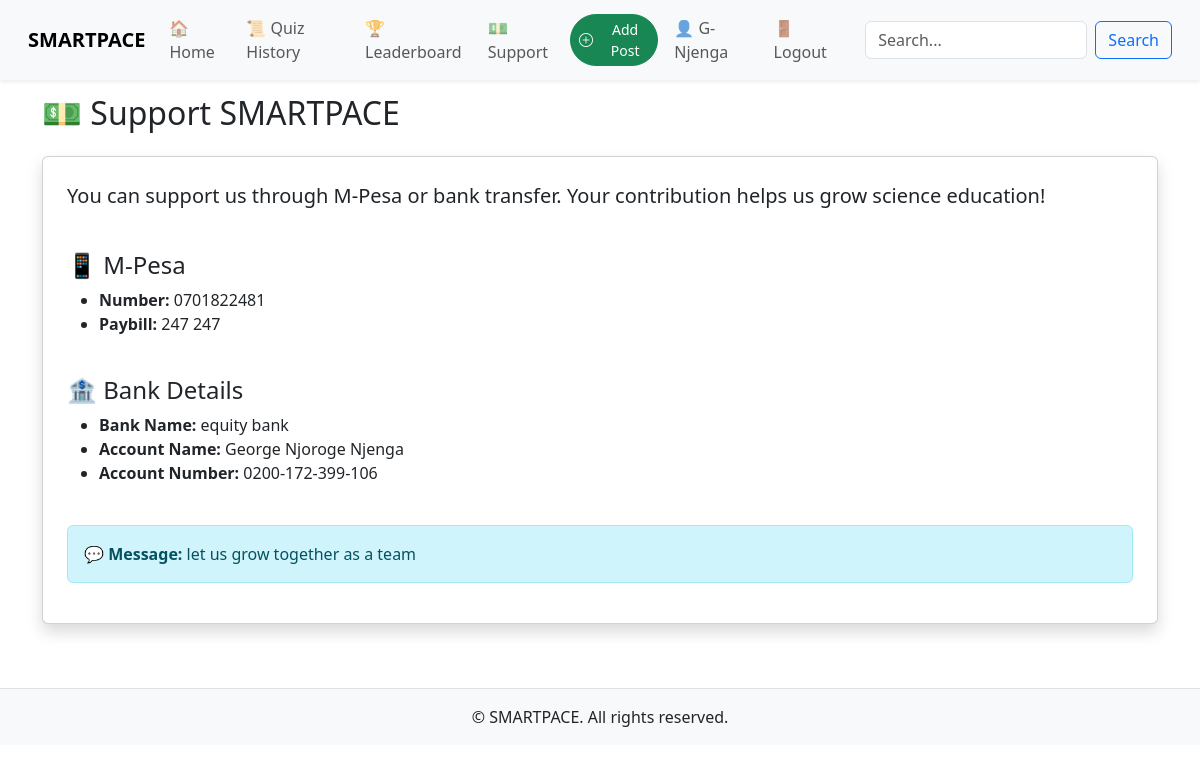
Page /support/ (signed in) on the committed database.
### core/models.py (models this page shows, shortened)
class SupportInfo(models.Model):
    mpesa_number = models.CharField(max_length=20, help_text="e.g. 0712345678")
    paybill_number = models.CharField(max_length=20, blank=True, null=True)
    bank_name = models.CharField(max_length=100)
    account_name = models.CharField(max_length=100)
    account_number = models.CharField(max_length=30)
    message = models.TextField(blank=True, help_text="Optional thank-you or donation message")

### core/views.py (the view)
# urls.py: path('support/', views.support_view, name='support'),
def support_view(request):
    support = SupportInfo.objects.first()
    return render(request, 'core/support.html', {'support': support})

### core/context_processors.py (called while the page is built)
def daily_fact(request):
    today = date.today()
    fact = DailyFact.objects.filter(date=today).first()
    return {'daily_fact': fact}

### core/templates/core/support.html
{% extends 'base.html' %}
{% block content %}
<h2 class="my-4">💵 Support SMARTPACE</h2>
{% if support %}
  <div class="card shadow p-4">
    <p class="lead">You can support us through M-Pesa or bank transfer. Your contribution helps us grow science education!</p>
    <h4 class="mt-4">📱 M-Pesa</h4>
    <ul>
      <li><strong>Number:</strong> {{ support.mpesa_number }}</li>
      {% if support.paybill_number %}
      <li><strong>Paybill:</strong> {{ support.paybill_number }}</li>
      {% endif %}
    </ul>
    <h4 class="mt-4">🏦 Bank Details</h4>
    <ul>
      <li><strong>Bank Name:</strong> {{ support.bank_name }}</li>
      <li><strong>Account Name:</strong> {{ support.account_name }}</li>
      <li><strong>Account Number:</strong> {{ support.account_number }}</li>
    </ul>
    {% if support.message %}
    <div class="alert alert-info mt-4">
      <strong>💬 Message:</strong> {{ support.message }}
    </div>
    {% endif %}
  </div>
{% else %}
  <p>No support details available at the moment.</p>
{% endif %}
{% endblock %}

### core/templates/base.html (shortened to what this page needs)
{% load static %}
<!DOCTYPE html>
<html lang="en">
<head>
  <link href="https://cdn.jsdelivr.net/npm/bootstrap@5.3.3/dist/css/bootstrap.min.css" rel="stylesheet" />
  <link href="https://cdn.jsdelivr.net/npm/bootstrap-icons@1.10.5/font/bootstrap-icons.css" rel="stylesheet" />
</head>
<body>
  <nav class="navbar navbar-expand-lg navbar-light bg-light fixed-top px-3 shadow-sm">
    <div class="container-fluid">
      <a class="navbar-brand fw-bold" href="{% url 'home' %}">SMARTPACE</a>
      <div class="collapse navbar-collapse" id="navbarNav">
        <ul class="navbar-nav me-auto">
          <li class="nav-item">
            <a class="nav-link" href="{% url 'home' %}">🏠 Home</a>
          </li>
          <li class="nav-item">
            <a class="nav-link" href="{% url 'quiz_history' %}">📜 Quiz History</a>
          </li>
          <li class="nav-item">
            <a class="nav-link" href="{% url 'quiz_leaderboard' %}">🏆 Leaderboard</a>
          </li>
          <li class="nav-item">
            <a class="nav-link" href="{% url 'support' %}">💵 Support</a>
          </li>
        </ul>
        <ul class="navbar-nav ms-auto align-items-center">
          {% if user.is_authenticated %}
            <li class="nav-item me-2">
              <a href="{% url 'add_post' %}" class="btn btn-success btn-sm rounded-pill d-flex align-items-center">
                <i class="bi bi-plus-circle me-2"></i> Add Post
              </a>
            </li>
            <li class="nav-item">
              <a class="nav-link" href="{% url 'profile' %}">👤 {{ user.username }}</a>
            </li>
            <li class="nav-item">
              <a class="nav-link" href="{% url 'logout' %}">🚪 Logout</a>
            </li>
          {% endif %}
        </ul>
        <form class="d-flex ms-3" method="GET" action="{% url 'search' %}">
          <input class="form-control me-2" type="search" name="q" placeholder="Search..." aria-label="Search" required />
          <button class="btn btn-outline-primary" type="submit">Search</button>
        </form>
      </div>
    </div>
  </nav>
  <main class="container mt-4">
    {% block content %}{% endblock %}
  </main>
  <footer class="text-center">
    <div class="container">
      <p class="mb-0">&copy; {{ now|date:"Y" }} SMARTPACE. All rights reserved.</p>
    </div>
  </footer>
</body>
</html>

### core/templates/base.html (style rules this page uses)
body { padding-top: 70px; }
footer { background-color: #f8f9fa; padding: 1rem 0; margin-top: 4rem; border-top: 1px solid #dee2e6; }

### rows in the picture
SupportInfo: mpesa_number "0701822481", paybill_number "247 247", bank_name "equity bank", account_name "George Njoroge Njenga", account_number "0200-172-399-106", message "let us grow together as a team"

### other values in the picture
{{ user.username }} "G-Njenga"
